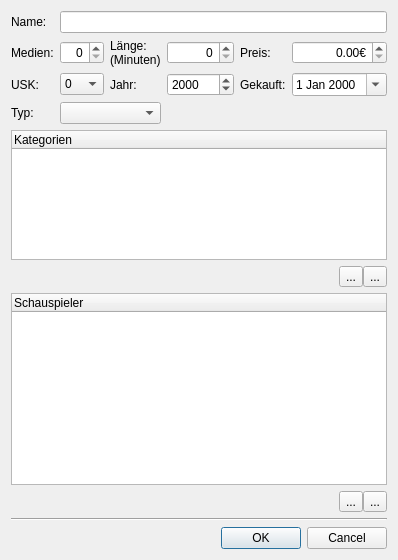
<?xml version="1.0" encoding="UTF-8"?>
<ui version="4.0">
 <class>movieWindow</class>
 <widget class="QDialog" name="movieWindow">
  <property name="windowModality">
   <enum>Qt::NonModal</enum>
  </property>
  <property name="geometry">
   <rect>
    <x>0</x>
    <y>0</y>
    <width>413</width>
    <height>556</height>
   </rect>
  </property>
  <property name="sizePolicy">
   <sizepolicy hsizetype="Fixed" vsizetype="Fixed">
    <horstretch>0</horstretch>
    <verstretch>0</verstretch>
   </sizepolicy>
  </property>
  <property name="maximumSize">
   <size>
    <width>16777215</width>
    <height>16777215</height>
   </size>
  </property>
  <property name="windowTitle">
   <string>Neuer Film</string>
  </property>
  <property name="sizeGripEnabled">
   <bool>false</bool>
  </property>
  <property name="modal">
   <bool>false</bool>
  </property>
  <layout class="QVBoxLayout" name="verticalLayout">
   <property name="sizeConstraint">
    <enum>QLayout::SetFixedSize</enum>
   </property>
   <item>
    <layout class="QGridLayout" name="gridLayout" rowstretch="0,0,0,1,0,1,0,0,0" columnstretch="0,0,0,0,0,0">
     <item row="1" column="1">
      <widget class="QSpinBox" name="medien">
       <property name="alignment">
        <set>Qt::AlignRight|Qt::AlignTrailing|Qt::AlignVCenter</set>
       </property>
      </widget>
     </item>
     <item row="1" column="0">
      <widget class="QLabel" name="label_2">
       <property name="text">
        <string>Medien:</string>
       </property>
      </widget>
     </item>
     <item row="0" column="0">
      <widget class="QLabel" name="label">
       <property name="text">
        <string>Name:</string>
       </property>
      </widget>
     </item>
     <item row="1" column="3">
      <widget class="QSpinBox" name="laenge">
       <property name="alignment">
        <set>Qt::AlignRight|Qt::AlignTrailing|Qt::AlignVCenter</set>
       </property>
       <property name="suffix">
        <string/>
       </property>
       <property name="maximum">
        <number>999999</number>
       </property>
       <property name="displayIntegerBase">
        <number>10</number>
       </property>
      </widget>
     </item>
     <item row="1" column="5">
      <widget class="QDoubleSpinBox" name="preis">
       <property name="alignment">
        <set>Qt::AlignRight|Qt::AlignTrailing|Qt::AlignVCenter</set>
       </property>
       <property name="suffix">
        <string>€</string>
       </property>
       <property name="maximum">
        <double>9999.989999999999782</double>
       </property>
      </widget>
     </item>
     <item row="1" column="2">
      <widget class="QLabel" name="label_3">
       <property name="text">
        <string>Länge:
(Minuten)</string>
       </property>
       <property name="textFormat">
        <enum>Qt::AutoText</enum>
       </property>
      </widget>
     </item>
     <item row="1" column="4">
      <widget class="QLabel" name="label_4">
       <property name="text">
        <string>Preis:</string>
       </property>
      </widget>
     </item>
     <item row="8" column="5">
      <layout class="QHBoxLayout" name="horizontalLayout_2" stretch="0,0">
       <property name="spacing">
        <number>0</number>
       </property>
       <property name="leftMargin">
        <number>15</number>
       </property>
       <item alignment="Qt::AlignRight">
        <widget class="QToolButton" name="schauspielerAdd">
         <property name="text">
          <string>...</string>
         </property>
         <property name="icon">
          <iconset>
           <normaloff>res/add.png</normaloff>res/add.png</iconset>
         </property>
        </widget>
       </item>
       <item>
        <widget class="QToolButton" name="SchauspielerRemove">
         <property name="text">
          <string>...</string>
         </property>
         <property name="icon">
          <iconset>
           <normaloff>res/delete.png</normaloff>res/delete.png</iconset>
         </property>
        </widget>
       </item>
      </layout>
     </item>
     <item row="2" column="1">
      <widget class="QComboBox" name="usk">
       <property name="styleSheet">
        <string notr="true">text-align:center</string>
       </property>
       <property name="currentIndex">
        <number>0</number>
       </property>
       <item>
        <property name="text">
         <string>0</string>
        </property>
       </item>
       <item>
        <property name="text">
         <string>6</string>
        </property>
       </item>
       <item>
        <property name="text">
         <string>12</string>
        </property>
       </item>
       <item>
        <property name="text">
         <string>16</string>
        </property>
       </item>
       <item>
        <property name="text">
         <string>18</string>
        </property>
       </item>
      </widget>
     </item>
     <item row="2" column="0">
      <widget class="QLabel" name="label_5">
       <property name="text">
        <string>USK:</string>
       </property>
      </widget>
     </item>
     <item row="7" column="0" colspan="6">
      <widget class="QTreeWidget" name="schauspielerTree">
       <property name="focusPolicy">
        <enum>Qt::NoFocus</enum>
       </property>
       <property name="whatsThis">
        <string/>
       </property>
       <property name="alternatingRowColors">
        <bool>true</bool>
       </property>
       <property name="selectionMode">
        <enum>QAbstractItemView::MultiSelection</enum>
       </property>
       <property name="indentation">
        <number>5</number>
       </property>
       <property name="headerHidden">
        <bool>false</bool>
       </property>
       <column>
        <property name="text">
         <string>Schauspieler</string>
        </property>
       </column>
      </widget>
     </item>
     <item row="0" column="1" colspan="5">
      <widget class="QLineEdit" name="titel">
       <property name="focusPolicy">
        <enum>Qt::StrongFocus</enum>
       </property>
      </widget>
     </item>
     <item row="5" column="0" colspan="6">
      <widget class="QTreeWidget" name="kategorieTree">
       <property name="maximumSize">
        <size>
         <width>16777215</width>
         <height>130</height>
        </size>
       </property>
       <property name="focusPolicy">
        <enum>Qt::NoFocus</enum>
       </property>
       <property name="alternatingRowColors">
        <bool>true</bool>
       </property>
       <property name="selectionMode">
        <enum>QAbstractItemView::MultiSelection</enum>
       </property>
       <property name="indentation">
        <number>5</number>
       </property>
       <column>
        <property name="text">
         <string>Kategorien</string>
        </property>
       </column>
      </widget>
     </item>
     <item row="6" column="5">
      <layout class="QHBoxLayout" name="horizontalLayout">
       <property name="spacing">
        <number>0</number>
       </property>
       <property name="leftMargin">
        <number>15</number>
       </property>
       <property name="rightMargin">
        <number>0</number>
       </property>
       <item alignment="Qt::AlignRight">
        <widget class="QToolButton" name="kategorieAdd">
         <property name="text">
          <string>...</string>
         </property>
         <property name="icon">
          <iconset>
           <normaloff>res/add.png</normaloff>res/add.png</iconset>
         </property>
        </widget>
       </item>
       <item>
        <widget class="QToolButton" name="kategorieRemove">
         <property name="text">
          <string>...</string>
         </property>
         <property name="icon">
          <iconset>
           <normaloff>res/delete.png</normaloff>res/delete.png</iconset>
         </property>
        </widget>
       </item>
      </layout>
     </item>
     <item row="2" column="2">
      <widget class="QLabel" name="label_6">
       <property name="text">
        <string>Jahr:</string>
       </property>
      </widget>
     </item>
     <item row="2" column="3">
      <widget class="QDateEdit" name="release">
       <property name="displayFormat">
        <string>yyyy</string>
       </property>
       <property name="calendarPopup">
        <bool>false</bool>
       </property>
      </widget>
     </item>
     <item row="2" column="4">
      <widget class="QLabel" name="label_7">
       <property name="text">
        <string>Gekauft:</string>
       </property>
      </widget>
     </item>
     <item row="2" column="5">
      <widget class="QDateEdit" name="gekauft">
       <property name="calendarPopup">
        <bool>true</bool>
       </property>
      </widget>
     </item>
     <item row="3" column="1" colspan="2">
      <widget class="QComboBox" name="typ"/>
     </item>
     <item row="3" column="0">
      <widget class="QLabel" name="label_8">
       <property name="text">
        <string>Typ:</string>
       </property>
      </widget>
     </item>
    </layout>
   </item>
   <item>
    <widget class="Line" name="line">
     <property name="frameShadow">
      <enum>QFrame::Sunken</enum>
     </property>
     <property name="orientation">
      <enum>Qt::Horizontal</enum>
     </property>
    </widget>
   </item>
   <item>
    <widget class="QDialogButtonBox" name="buttonBox">
     <property name="orientation">
      <enum>Qt::Horizontal</enum>
     </property>
     <property name="standardButtons">
      <set>QDialogButtonBox::Cancel|QDialogButtonBox::Ok</set>
     </property>
     <property name="centerButtons">
      <bool>false</bool>
     </property>
    </widget>
   </item>
  </layout>
 </widget>
 <tabstops>
  <tabstop>titel</tabstop>
  <tabstop>medien</tabstop>
  <tabstop>laenge</tabstop>
  <tabstop>preis</tabstop>
  <tabstop>usk</tabstop>
  <tabstop>release</tabstop>
  <tabstop>gekauft</tabstop>
  <tabstop>typ</tabstop>
  <tabstop>kategorieAdd</tabstop>
  <tabstop>kategorieRemove</tabstop>
  <tabstop>schauspielerAdd</tabstop>
  <tabstop>SchauspielerRemove</tabstop>
  <tabstop>schauspielerTree</tabstop>
  <tabstop>kategorieTree</tabstop>
 </tabstops>
 <resources/>
 <connections>
  <connection>
   <sender>buttonBox</sender>
   <signal>accepted()</signal>
   <receiver>movieWindow</receiver>
   <slot>accept()</slot>
   <hints>
    <hint type="sourcelabel">
     <x>248</x>
     <y>254</y>
    </hint>
    <hint type="destinationlabel">
     <x>157</x>
     <y>274</y>
    </hint>
   </hints>
  </connection>
  <connection>
   <sender>buttonBox</sender>
   <signal>rejected()</signal>
   <receiver>movieWindow</receiver>
   <slot>reject()</slot>
   <hints>
    <hint type="sourcelabel">
     <x>316</x>
     <y>260</y>
    </hint>
    <hint type="destinationlabel">
     <x>286</x>
     <y>274</y>
    </hint>
   </hints>
  </connection>
 </connections>
</ui>
